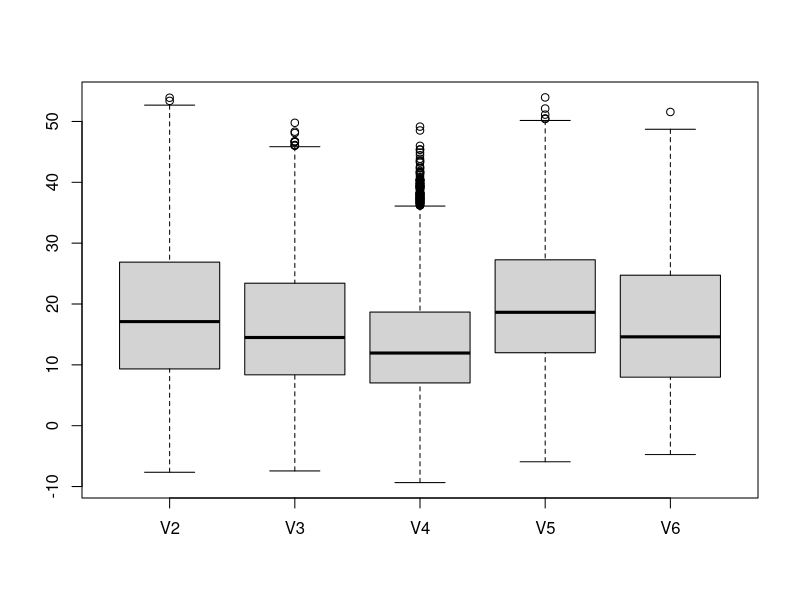
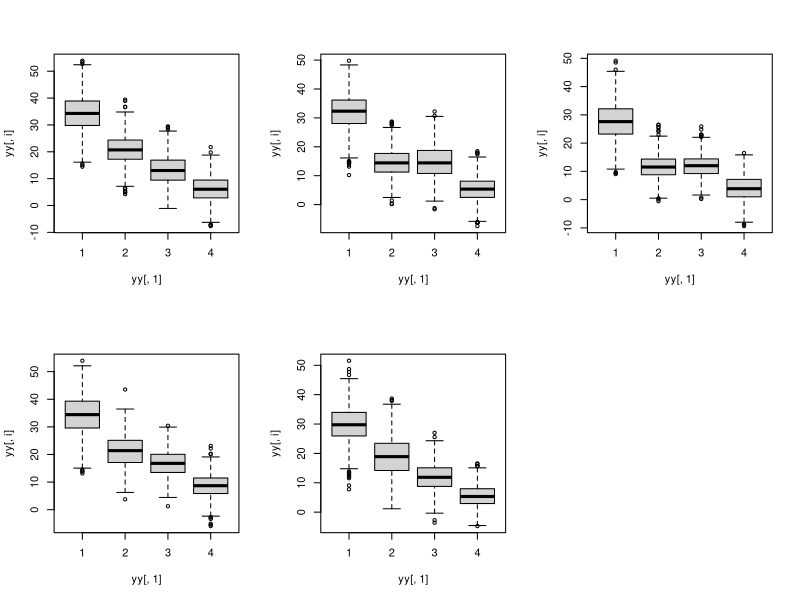
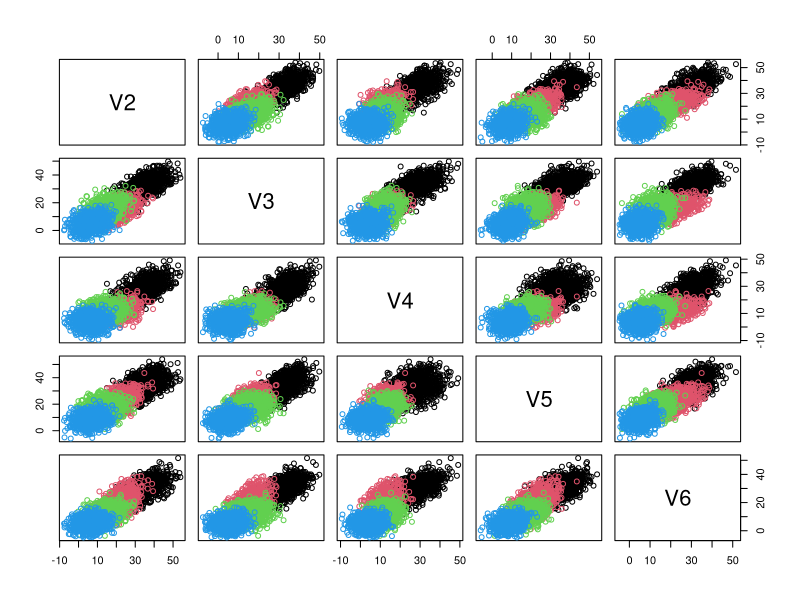

Write R code to recreate these figures, in order.
#####混合正規多変量回帰モデルの推定#####
library(MASS)
library(plyr)
library(lavaan)
####データの発生####
#set.seed(4543)
k <- 4   #混合数
col <- 5   #変数数
n <- 4000   #サンプル数

##多変量正規分布からの乱数を発生させる
#任意の相関行列を作る関数を定義
corrM <- function(col, lower, upper){
  diag(1, col, col)
  
  rho <- matrix(runif(col^2, lower, upper), col, col)
  rho[upper.tri(rho)] <- 0
  Sigma <- rho + t(rho)
  diag(Sigma) <- 1
  Sigma
  (X.Sigma <- eigen(Sigma))
  (Lambda <- diag(X.Sigma$values))
  P <- X.Sigma$vector
  P %*% Lambda %*% t(P)
  
  #新しい相関行列の定義と対角成分を1にする
  (Lambda.modified <- ifelse(Lambda < 0, 10e-6, Lambda))
  x.modified <- P %*% Lambda.modified %*% t(P)
  normalization.factor <- matrix(diag(x.modified),nrow = nrow(x.modified),ncol=1)^0.5
  Sigma <- x.modified <- x.modified / (normalization.factor %*% t(normalization.factor))
  eigen(x.modified)
  diag(Sigma) <- 1
  round(Sigma, digits=3)
  return(Sigma)
}

#混合分布ごとの相関行列を作成
corM1 <- corrM(col=5, lower=-0, upper=0)
corM2 <- corrM(col=5, lower=-0, upper=0)
corM3 <- corrM(col=5, lower=-0, upper=0)
corM4 <- corrM(col=5, lower=-0, upper=0)

##相関行列から分散共分散行列を作成する関数を定義
covmatrix <- function(col, corM, lower, upper){
  m <- abs(runif(col, lower, upper))
  c <- matrix(0, col, col)
  for(i in 1:col){
    for(j in 1:col){
      c[i, j] <- m[i] * m[j]
    }
  }
  diag(c) <- m
  cc <- c * corM
  #固有値分解で強制的に正定値行列に修正する
  UDU <- eigen(cc)
  val <- UDU$values
  vec <- UDU$vectors
  D <- ifelse(val < 0, val + abs(val) + 0.00001, val)
  covM <- vec %*% diag(D) %*% t(vec)
  data <- list(covM, cc,  m)
  names(data) <- c("covariance", "cc", "mu")
  return(data)
}

#分散共分散行列を作成
Sigma1 <- covmatrix(col=5, corM=corM1, lower=5, upper=12)
Sigma2 <- covmatrix(col=5, corM=corM2, lower=8, upper=14)
Sigma3 <- covmatrix(col=5, corM=corM3, lower=9, upper=16)
Sigma4 <- covmatrix(col=5, corM=corM4, lower=4, upper=18)

Sigma1
cor(Sigma1$covariance)
corM1
eigen(corM1)$values

m <- abs(runif(5, 5, 12))
c <- matrix(0, 5, 5)
for(i in 1:5){
  for(j in 1:5){
    c[i, j] <- m[i] * m[j]
  }
}

Sigma1[-2]
Sigma2[-2]
Sigma3[-2]
Sigma4[-2]

##多変量正規分布の平均を回帰モデルで表現する
#入力するデータの発生
#性別
sex1 <- rbinom(1000, 1, 0.7)
sex2 <- rbinom(1000, 1, 0.5)
sex3 <- rbinom(1000, 1, 0.4)
sex4 <- rbinom(1000, 1, 0.3)
sex <- c(sex1, sex2, sex3, sex4)

#年代
age1 <- t(rmultinom(1000, 1, c(0.2, 0.3, 0.2, 0.2, 0.1)))
age2 <- t(rmultinom(1000, 1, c(0.1, 0.4, 0.3, 0.1, 0.1)))
age3 <- t(rmultinom(1000, 1, c(0.1, 0.2, 0.2, 0.3, 0.2)))
age4 <- t(rmultinom(1000, 1, c(0.4, 0.3, 0.1, 0.05, 0.05)))
age <- rbind(age1, age2, age3, age4)

#職業
job1 <- t(rmultinom(1000, 1, c(0.5, 0.2, 0.2, 0.1)))
job2 <- t(rmultinom(1000, 1, c(0.6, 0.4, 0.05, 0.05)))
job3 <- t(rmultinom(1000, 1, c(0.4, 0.4, 0.1, 0.1)))
job4 <- t(rmultinom(1000, 1, c(0.4, 0.3, 0.1, 0.2)))
job <- rbind(job1, job2, job3, job4)

#累積来店回数
cnt1 <- rpois(1000, 9)
cnt2 <- rpois(1000, 6)
cnt3 <- rpois(1000, 12)
cnt4 <- rpois(1000, 4)
cnt <- c(cnt1, cnt2, cnt3, cnt4)

#セグメント番号
segment <- rep(1:4, c(rep(1000, 4)))

#データを結合
data <- as.data.frame(cbind(segment, sex, age, job, cnt))
head(data, 10); tail(data, 10)

#変数に名前をつける
names(data)[3:12] <- c("age20", "age30", "age40", "age50", "age60u", "work", "stud", "hwife", "others", "s_cnt")
head(data, 10); tail(data, 10)
summary(data)


#基準変数を削除する
data1 <- data[, -7]   #60代以上を削除
data_n <- data1[, -10]   #その他の職業を削除
data_de <- cbind(1, data_n[, -1])
names(data_de)[1] <- ("intercept")

#セグメントごとの回帰係数を決定
v <- dim(data_de)[2]-1
a1 <- matrix(c(rnorm(v*col, 5.4, 2.5), runif(5, 1.0, 1.6)), nrow=v+1, ncol=col, byrow=T) 
a2 <- matrix(c(rnorm(v*col, 3.2, 2.2), runif(5, 0.8, 1.8)), nrow=v+1, ncol=col, byrow=T) 
a3 <- matrix(c(rnorm(v*col, 1.9, 1.9), runif(5, 0.2, 1.2)), nrow=v+1, ncol=col, byrow=T) 
a4 <- matrix(c(rnorm(v*col, 0.7, 1.4), runif(5, 0.4, 1.0)), nrow=v+1, ncol=col, byrow=T) 

a1; a2; a3; a4   #変数を確認

#回帰係数をリスト構造にする
a <- list(a1, a2, a3, a4)

#平均構造を多変量回帰モデルで発生させる
y <- matrix(0, 0, 11)
for(i in 1:k){
  seg_x <- subset(data_de, data_n[, 1] == i)
  y_temp <- as.matrix(seg_x) %*% as.matrix(a[[i]])
  y_temp <- as.data.frame(y_temp)
  y <- rbind(y, y_temp)
}
round(y, 3)
names(y) <- c("y1", "y2", "y3", "y4", "y5")
y_seg <- cbind(segment, y)
by(y_seg[, 2:6], y_seg$segment, colMeans)   #セグメントごとの平均

#セグメントごとにyを抽出
y1 <- subset(y_seg[, 2:6], y_seg[, 1] == 1)
y2 <- subset(y_seg[, 2:6], y_seg[, 1] == 2)
y3 <- subset(y_seg[, 2:6], y_seg[, 1] == 3)
y4 <- subset(y_seg[, 2:6], y_seg[, 1] == 4)

n/col
dim(y_seg)

##多変量正規分布から回帰構造のある混合正規乱数を発生させる
k = 4
n = 4000
y <- matrix(0, nrow=n, ncol=col+1)
cov <- list(Sigma1$covariance, Sigma2$covariance,Sigma3$covariance, Sigma4$covariance)
for(k in 1:4){
  yy <- subset(y_seg[, 2:6], y_seg[, 1] == k)
  cc <- as.matrix(cov[[k]])
  for(i in 1:1000){
    r <- (k-1)*1000 + i
    y[r, ] <- c(k, mvrnorm(n=1, as.matrix(yy[i, ]), cc))
  }
}
#データを見る
round(y, 3)
yy <- as.data.frame(y)
by(y_seg[, 2:6], y_seg[, 1], colMeans)   #元のデータのセグメントごとの平均
by(yy[, 2:6], yy[, 1], colMeans)   #乱数発生させたデータのセグメントごとの平均
by(yy[, 2:6], yy[, 1], cor)   #乱数発生させたデータのセグメントごとの相関

#結果をプロット
boxplot(yy[, 2:6])   #セグメントを無視すると…

#セグメント別に箱ひげ図を描画
par(mfrow=c(2, 3))
for(i in 2:6){
  boxplot(yy[, i] ~ yy[, 1], data=yy)
}
par(mfrow=c(1, 1))

plot(yy[, 2:6], col=yy[, 1])   #散布図

#アイリスデータの箱ひげ図
#par(mfrow=c(2, 2))
#for (response in c("Sepal.Length", "Sepal.Width", "Petal.Length", "Petal.Width"))
#     boxplot(iris[, response] ~ Species, data=iris, ylab=response)
#par(mfrow=c(1, 1))

#####セグメントごとに多変量回帰モデルを当てはめる####
##回帰モデルを当てはめる他のデータの準備
#反応変数
Yn <- y[, -1]   
Yn[1:10, ]; Yn[1001:1010, ]; Yn[2001:2010, ]; Yn[3001:3010, ]

#説明変数
head(data_de)   #切片がついたデザイン行列
head(segment); tail(segment)   #セグメント
segment <- as.data.frame(segment)
data_seg <- cbind(segment, data_de)   #切片とセグメントがついたデザイン行列

#すべてがついた行列
yx <- cbind(segment, Yn, data_de)
names(yx)[2:6] <- c("y1", "y2", "y3", "y4", "y5")
head(yx)


##セグメントごとの多変量回帰モデルを実行
beta_seg <- list()   #回帰係数を入れるリスト
S_seg <- list()   #分散共分散行列を入れるリスト
for(i in 1:4){
  yx_s <- subset(yx, yx$segment==i)
  #回帰係数を推定
  beta_seg[[i]] <- solve(t(yx_s[, 7:16]) %*% as.matrix(yx_s[, 7:16])) %*% t(yx_s[, 7:16]) %*% as.matrix(yx_s[, 2:6])
  bs <- as.matrix(beta_seg[[i]])
  #分散共分散行列を推定
  S_seg[[i]] <- t(as.matrix(yx_s[, 2:6]) - as.matrix(yx_s[, 7:16])%*%bs) %*% 
    (as.matrix(yx_s[, 2:6]) - as.matrix(yx_s[, 7:16])%*%bs) / nrow(yx_s)
}

beta_seg   #推定された回帰係数行列
S_seg   #推定された分散共分散行列
S_seg[[1]]
Sigma1[-2]
Sigma2[-2]
Sigma3[-2]
Sigma4[-2]

#適合度を確認
xs <- subset(yx, yx$segment==1)
ys <- as.matrix(xs[, 7:16]) %*% as.matrix(beta_seg[[1]])   #推定された反応変数
yt <- xs[, 2:6]   #元の反応変数
cbind(yt[, 1], ys[, 1])   
round(error <- yt - ys, 3)   #誤差

##関数を用いて推定
names(yx)
res2 <- by(yx, yx$segment, function(x) summary(lm(cbind(y1, y2, y3, y4, y5) ~ 
                                                    sex + age20 + age30 + age40 + age50 + 
                                                    work + stud + hwife + s_cnt, data=x)))

#セグメントごとの推定結果
res2
res2$`1`
res2$`2`
res2$`3`
res2$`4`

####混合正規多変量回帰モデルの推定####
##データの準備
head(yx)
emyx <- yx[, -1]   #すべての変数
round(head(emyx), 3)   #データを確認
emy <- yx[, 2:6]   #反応変数
emx <- yx[, 7:16]   #説明変数
k <- 4   #混合数

##変数を格納するリスト
B <- matrix(0, 10, 5)
S <- matrix(0, 5, 5)

beta_em <- list(B, B, B, B)   #回帰係数を格納するリスト
S_em <- list(S, S, S, S)   #分散共分散行列を格納するリスト
r <- c(rep(0, 4))   #混合率を格納するリスト

#多変量正規分布の対数尤度関数
dmv <- function(y, x, beta, s){
  LLo  <-  1/(sqrt((2 * pi)^nrow(s) * det(s))) * 
    exp(-t(as.matrix(y) - t(beta) %*% as.matrix(x)) %*%
          solve(as.matrix(s)) %*%
          (as.matrix(y) - t(beta) %*% as.matrix(x)) / 2)
  return(LLo)
}

#多変量正規分布の対数尤度関数
dmvv <- function(y, x, beta, s){
  LLo  <-  1/(sqrt((2 * pi)^nrow(s) * det(s))) * 
    exp(-(as.matrix(y) - as.matrix(x)%*%beta) %*% solve(s) %*%
          t(as.matrix(y) - as.matrix(x)%*%beta) / 2)
  return(LLo)
}

##観測データの対数尤度と潜在変数zの定義
LLobz <- function(yx, k, r, beta, s){
  LLind <- matrix(0, nrow=nrow(yx), ncol=k)   #対数尤度を格納する行列
  
  #多変量線形回帰モデルのセグメントごとの対数尤度
  for(kk in 1:k){
    beta_s <- beta[[kk]]
    s_s <- s[[kk]]
    Li <- apply(yx, 1, function(x) dmv(y=x[1:5], x=x[6:15], beta=beta_s, s=s_s))
    #Li <- numeric()
    #for(i in 1: 4000){
    #  Li <- c(Li, dmv(y=yx[i, 1:5], x=yx[i, 6:15], beta=beta_s, s=s_s))
    #}
    LLind[, kk] <- as.vector(Li)
  }
  LLho <- matrix(r, nrow=nrow(yx), ncol=k, byrow=T) * LLind
  z <- LLho/matrix(apply(LLho, 1, sum), nrow=nrow(yx), ncol=k)   #zの計算
  LLosum <- sum(log(apply(matrix(r, nrow=nrow(yx), ncol=k, byrow=T) * LLind, 1, sum)))   #観測データの対数尤度の総和 
  rval <- list(LLob=LLosum, z=z, LL=LLind, Li=Li)
  return(rval)
}

##EMアルゴリズムの初期値の設定
iter <- 0
k <- 4   #混合数

#ベータの初期値を設定
#beta_f1 <- solve(t(emyx[, 6:15]) %*% as.matrix(emyx[, 6:15])) %*% t(emyx[, 6:15]) %*% as.matrix(emyx[, 1:5])
#beta_f2 <- beta_f1 + runif(50, -0.5, 0.5)
#beta_f3 <- beta_f1 + runif(50, -0.5, 0.5)
#beta_f4 <- beta_f1 + runif(50, -0.5, 0.5)
beta_f1 <- beta_seg[[1]] + runif(50, -1.7, 1.7)
beta_f2 <- beta_seg[[2]] + runif(50, -1.4, 1.4)
beta_f3 <- beta_seg[[3]] + runif(50, -1.2, 1.2)
beta_f4 <- beta_seg[[4]] + runif(50, -1.0, 1.0)
beta <- list(beta_f1, beta_f2, beta_f3, beta_f4)

#分散共分散行列の初期値を設定
#S_f1 <- t(as.matrix(emyx[, 1:5]) - as.matrix(emyx[, 6:15])%*%beta_f) %*% 
#      (as.matrix(emyx[, 1:5]) - as.matrix(emyx[, 6:15])%*%beta_f) / nrow(emyx)
S_f1 <- Sigma1$covariance
S_f2 <- Sigma2$covariance
S_f3 <- Sigma3$covariance
S_f4 <- Sigma4$covariance

s <- list(S_f1, S_f2, S_f3, S_f4) 

#混合率の初期値
r <- c(0.4, 0.2, 0.3, 0.1)

#対数尤度の初期化
L <- LLobz(yx=emyx, k=k, r=r, beta=beta, s=s)
LL1 <- L$LLob
#更新ステータス
dl <- 100   #EMステップでの対数尤度の差の初期値
tol <- 0.5  

##EMアルゴリズムによる推定
while(abs(dl) >= tol){   #dlがtol以上の場合は繰り返す
  #Eステップの計算
  z <- L$z   #潜在変数zの出力
  
  #Mステップの計算
  #回帰係数の推定
  BETA <- list()
  for(i in 1:k){
    R <- diag(z[, i])
    betan <- solve(t(emyx[, 6:15]) %*% R %*% as.matrix(emyx[, 6:15])) %*% 
      t(emyx[, 6:15]) %*% R %*% as.matrix(emyx[, 1:5])
    BETA[[i]] <- betan
  }
  
  #分散共分散行列の推定
  #SIGMA <- list()
  #for(j in 1:k){
  #  for(jj in 1:nrow(emyx)){
  #    sigmaind <- z[jj, j] * (t(as.matrix(emyx[jj, 1:5]) - as.matrix(emyx[jj, 6:15]) %*% BETA[[j]]) %*%
  #                              (as.matrix(emyx[jj, 1:5]) - as.matrix(emyx[jj, 6:15]) %*% BETA[[j]]))
  #    sigmasum <- sigmasum + sigmaind
  #  }
  #  SIGMA[[j]] <- sigmasum / sum(z[, j])
  
  #混合率の推定
  r <- apply(L$z, 2, sum) / nrow(emyx) 
  
  L <- LLobz(yx=emyx, k=k, r=r, beta=BETA, s=s)   #観測データの対数尤度を計算
  
  LL <- L$LLob   #観測データの対数尤度
  iter <- iter+1
  dl <- LL-LL1
  LL1 <- LL
  print(LL)
}

BETA[[2]]   #セグメントごとの推定された回帰係数
beta_seg[[2]]   #セグメントごとの最小二乗法で推定された回帰係数
a2   #セグメントごとの真の回帰係数

r   #推定された混合率
round(L$z[1:20, ], 3)   #個人ごとのセグメントへの所属確率(真のセグメント1)
round(L$z[1001:1020, ], 3)   #個人ごとのセグメントへの所属確率(真のセグメント2)
round(L$z[2001:2020, ], 3)   #個人ごとのセグメントへの所属確率(真のセグメント3)
round(L$z[3001:3020, ], 3)   #個人ごとのセグメントへの所属確率(真のセグメント4)

BETA   #推定された回帰係数
beta_seg   #最小二乗法で推定された回帰係数
a1; a2; a3; a4   #真の回帰係数

L$LLob   #観測データの対数尤度
-2*(L$LLob) + k*nrow(BETA[[1]])*ncol(BETA[[1]])   #AIC
